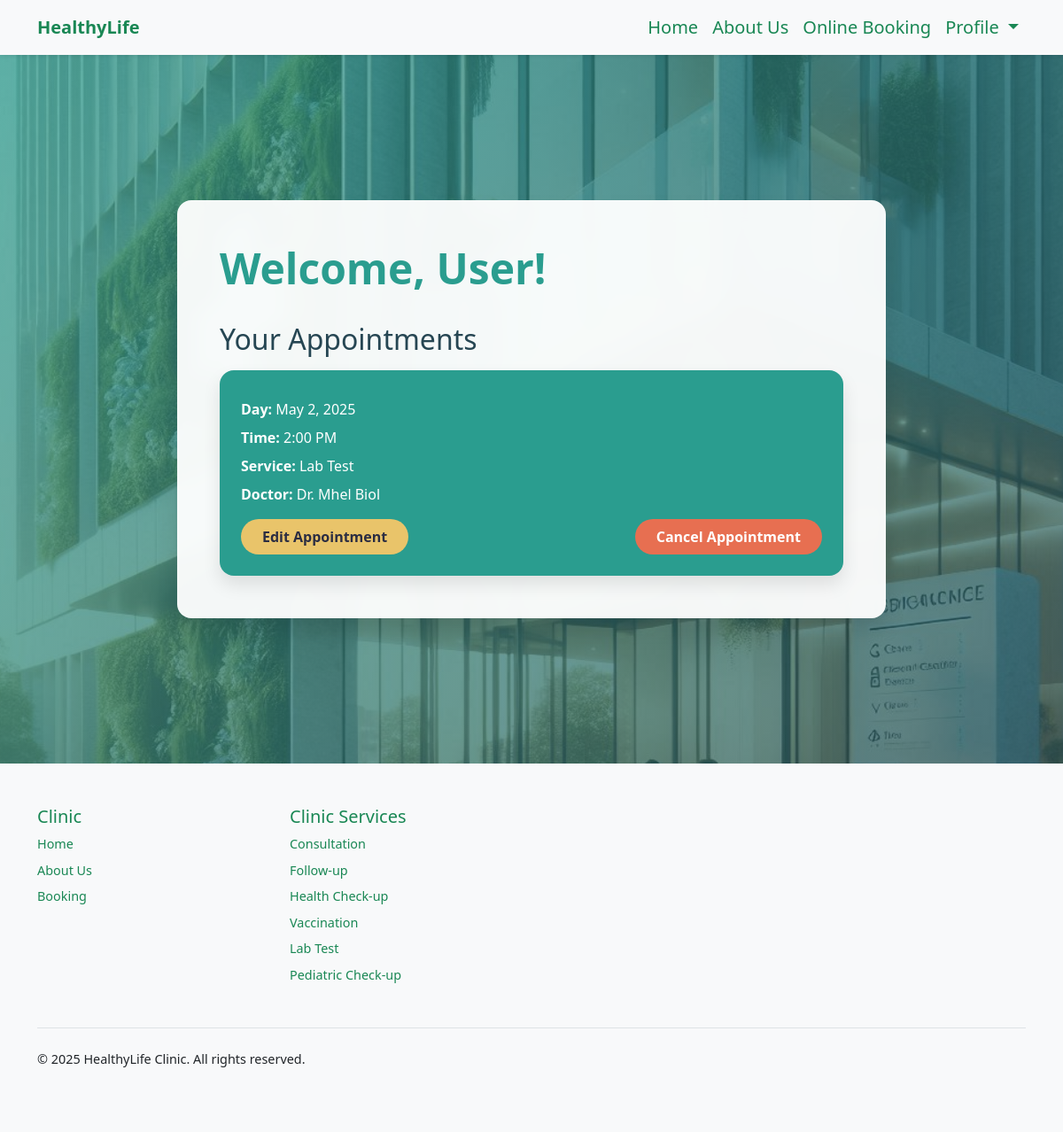
/user-panel (signed in), run on an earlier commit of the app's database.
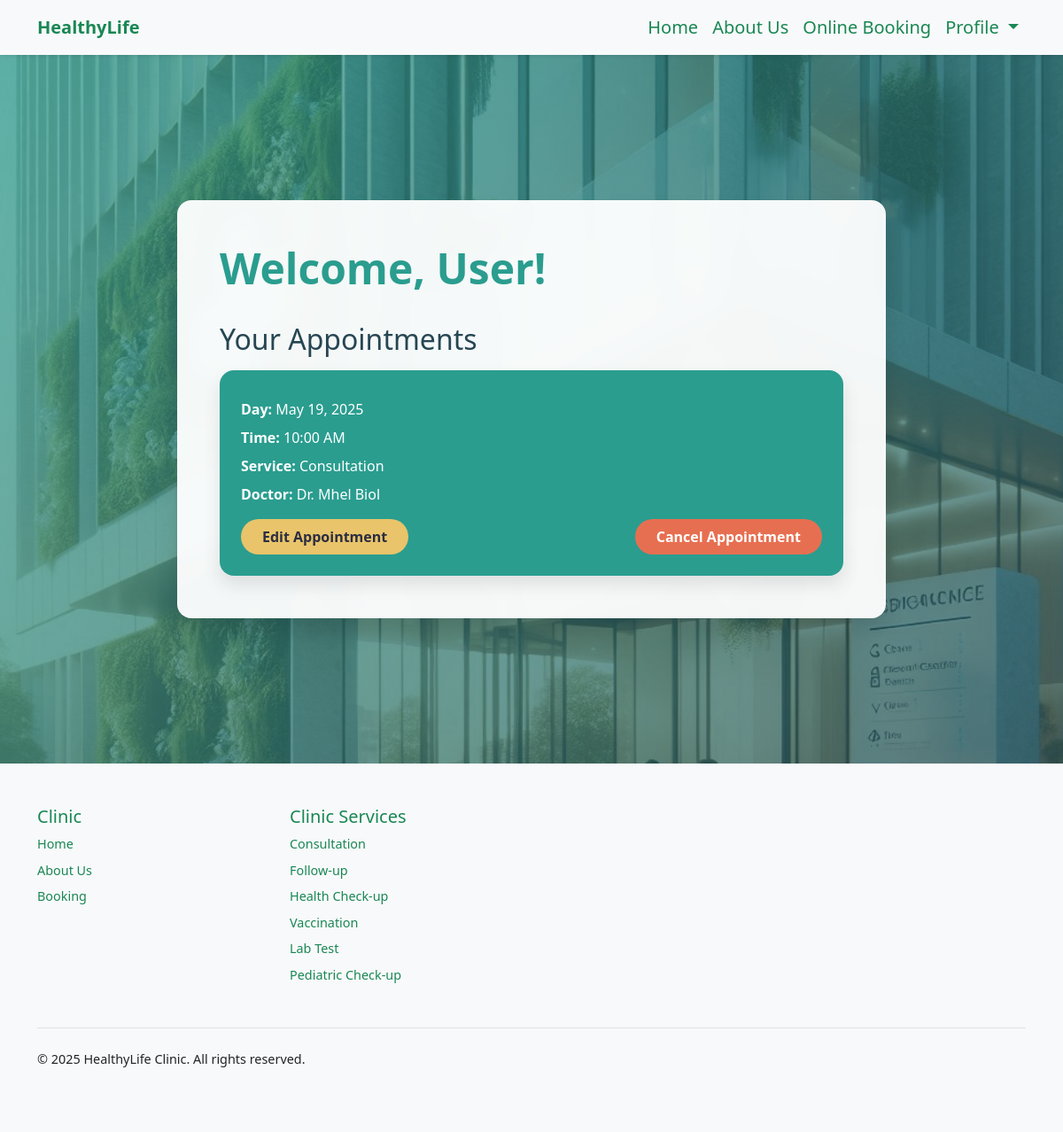
And on a later commit of the database.
### booking/models.py (models this page shows, shortened)
class Appointment(models.Model):
    user = models.ForeignKey(User, on_delete=models.CASCADE, null=True, blank=True)
    service = models.CharField(max_length=50, choices=SERVICE_CHOICES, default="Doctor care")
    doctor = models.CharField(max_length=255, default="Unknown")
    day = models.DateField(default=datetime.now)
    time = models.CharField(max_length=10, choices=TIME_CHOICES, default="3 PM")
    time_ordered = models.DateTimeField(default=datetime.now, blank=True)

### booking/views.py (the view)
# urls.py: path('user-panel', views.userPanel, name='userPanel'),
def userPanel(request):
    user = request.user
    appointments = Appointment.objects.filter(user=user).order_by('day', 'time')
    return render(request, 'userPanel.html', {
        'user':user,
        'appointments':appointments,
    })

### booking/templates/userPanel.html (shortened to what this page needs)
{% extends 'layout.html' %}
{% load static %}
{% block body %}
<section class="hero-section">
    {% if user.is_authenticated %}
    <div class="profile-panel">
        <h1>Welcome, {{ user.first_name }}!</h1>
        {% if appointments.count > 0 %}
        <div class="appointment-list">
            <h2>Your Appointments</h2>
            {% for appointment in appointments %}
            <div class="appointment-card">
                <p><strong>Day:</strong> {{ appointment.day }}</p>
                <p><strong>Time:</strong> {{ appointment.time }}</p>
                <p><strong>Service:</strong> {{ appointment.service }}</p>
                <p><strong>Doctor:</strong> {{ appointment.doctor }}</p>
                <div style="display: flex; justify-content: space-between; margin-top: 1rem;">
                    <a href="{% url 'userUpdate' appointment.id %}">Edit Appointment</a>
                    <a href="#" class="cancel-btn" data-url="{% url 'cancelAppointment' appointment.id %}" onclick="openModal(this); return false;">Cancel Appointment</a>
                </div>
            </div>
            {% endfor %}
        </div>
        {% else %}
        <h2>No Appointments Yet!</h2>
        {% endif %}
    </div>
    {% else %}
    <div class="sign-in-message">
        <h1>Please Sign In</h1>
        <a href="{% url 'login' %}" class="btn btn-primary mt-3">Sign In</a>
    </div>
    {% endif %}
</section>
{% endblock %}

What changed in the data, as far as the page shows it:
removed Appointment: day "May 2, 2025", time "2:00 PM", service "Lab Test", doctor "Dr. Mhel Biol"
added Appointment: day "May 19, 2025", time "10:00 AM", service "Consultation", doctor "Dr. Mhel Biol"
